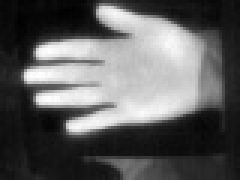
#> input picture stev_01.jpg, 80 x 60 px (shown 3 times larger)
$ jupyter execute Flir_Hack_HongKong.ipynb   (shell and % lines are left out)   (Python 2 division)
#> lines starting #> are read from the running program, lines starting #| are printed output that depends on the picture; after the words box and inside, x2 and y2 are one past the last pixel; in counts of white or black regions, pixels touching at a corner belong together; long printed decimals are rounded
[cell 1]
import numpy as np
import cv2
from matplotlib import pyplot as plt
import math
#http://stackoverflow.com/questions/11424002/how-to-detect-simple-geometric-shapes-using-opencv
#http://www.tmroyal.com/a-high-level-description-of-two-fingertip-tracking-techniques-k-curvature-and-convexity-defects.html

# Contour + Convex Hull

[cell 2]
filename='jef_right_01.jpg'
filename='stev_01.jpg'

ori = cv2.imread(filename)
#> ori is the input picture: shape (60, 80, 3); min 0, max 255, mean 93.8
img = cv2.imread(filename)
#gray = cv2.imread(filename,0)
gray = cv2.cvtColor(img, cv2.COLOR_BGR2GRAY)

#Detect
ret,thresh = cv2.threshold(gray,145,255, 1)
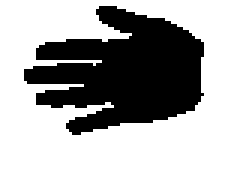
#> thresh: shape (60, 80) (shown 3 times larger); 67% white; 1 black region
contours,h = cv2.findContours(thresh,1,2)
#> contours = 2 contours; box (x1, y1, x2, y2) and area: (0, 0, 80, 60) 4661, (7, 1, 69, 46) 1728; h = [[1, -1, -1, -1], [-1, 0, -1, -1]]

found = False
for cnt in contours:
    approx = cv2.approxPolyDP(cnt,0.01*cv2.arcLength(cnt,True),True)
    #print len(approx)
    if len(approx)==5:
        print "pentagon"
        #cv2.drawContours(img,[cnt],0,255,-1)
    elif len(approx)==3:
        print "triangle"
        #cv2.drawContours(img,[cnt],0,(0,255,0),-1)
    elif len(approx)==4:
        print "square"
        #cv2.drawContours(img,[cnt],0,(0,0,255),-1)
    elif len(approx) == 9:
        print "half-circle"
        #cv2.drawContours(img,[cnt],0,(255,255,0),-1)
    elif len(approx) > 9:
        found = True
        print "circle"
        hull = cv2.convexHull(cnt)
        #ellipse = cv2.fitEllipse(cnt)
        #cv2.ellipse(img,ellipse,(0,255,0),1)
        cv2.drawContours(img,[cnt]    ,0,(200,0,0), 1)
        cv2.drawContours(img,[hull]   ,0,(0,0,255), 1)
        print "inner(contour)=", len(approx), " outer(hull)=", len(hull)
        #Centroid
        M = cv2.moments(cnt)
        cx = int(M['m10']/M['m00'])
        cy = int(M['m01']/M['m00'])
        print cx,cy
        cv2.circle(img, (cx,cy), 2, (20,200,20), 1)

        ###Calc dist between each point and centroid
        dist_map = {}
        for xy in cnt:
            x = xy[0][0]
            y = xy[0][1]
            dist = math.hypot(cx - x, cy - y)
            dist_map[dist] = xy

        ### Find the distinct nearest N points
        N=3
        anchors_map = {}
        for d in sorted(dist_map):
            if len(anchors_map) >= N:
                break
            x = dist_map[d][0][0]
            y = dist_map[d][0][1]

            #Only take this point if distance from previous anchors
            too_close = False
            for f in anchors_map:
                xPrev = anchors_map[f][0][0]
                yPrev = anchors_map[f][0][1]
                distPrev = math.hypot( xPrev - x, yPrev - y)
                if(distPrev <= 3):
                    too_close = True
                    break

            if(too_close):
                continue
            else:
                #If still looking for points, take this point
                if len(anchors_map) < N:
                    anchors_map[d] = dist_map[d]
        #Draw the anchor lines
        for d in anchors_map:
            closest_xy = (anchors_map[d][0][0],anchors_map[d][0][1])
            cv2.circle(img,closest_xy , 1, (20,200,20), 1)
            cv2.line(img, closest_xy , (cx,cy), (20,200,20), 1)
            #print closest_xy, d
        break
#> this loop made 1 pass
#> (found, cx, cy, N) on pass 1: (True, 40, 23, 3)
#| circle
#| inner(contour)= 17  outer(hull)= 20
#| 40 23
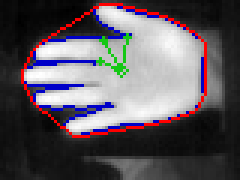
#> img: shape (60, 80, 3) (shown 3 times larger); 8.31% of pixels changed, all inside (x1, y1, x2, y2) = (7, 1, 69, 46)

####Check detection fail
if found is False:
    print "\n------\nOops... you are too cool!!!"

####Check detection fail
area_cnt = cv2.contourArea(cnt)
#> area_cnt = 1727.5
area_hull = cv2.contourArea(hull)
#> area_hull = 2008
print "area_cnt=",area_cnt , ' area_hull=', area_hull
#| area_cnt= 1727.5  area_hull= 2008.0

if (found is False) or (area_cnt < 900) or (area_hull > 3500):
    print "\n------\nOops... you are too cool!!!"
else:
    ### Preview
    fig = plt.figure()

    a=fig.add_subplot(1,3,1)
    plt.imshow(ori)
    a.set_title('original')

    a=fig.add_subplot(1,3,2)
    plt.imshow(gray)
    a.set_title('gray')

    a=fig.add_subplot(1,3,3)
    plt.imshow(img)
    a.set_title('contour+hull')

    #cv2.imshow('img',img)
    #cv2.waitKey(0)
    cv2.destroyAllWindows()
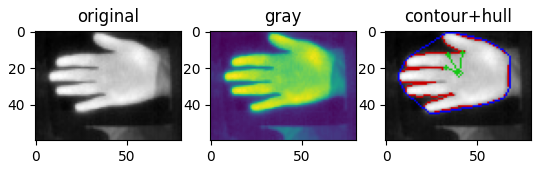
#> figure drawn by matplotlib, 3 panels; B, G, R data is drawn as R, G, B

# Find closest points

[cell 3]
###Calc dist between each point and centroid
dist_map = {}
for xy in cnt:
    x = xy[0][0]
    y = xy[0][1]
    dist = math.hypot(cx - x, cy - y)
    dist_map[dist] = xy
#> this loop made 116 passes
#> (x, y, dist) on passes 1 to 12: (33, 1, 23.09), (38, 1, 22.09), (39, 2, 21.02), (41, 2, 21.02), (42, 3, 20.1), (44, 3, 20.4), (45, 4, 19.65), (48, 4, 20.62), (49, 5, 20.12), (54, 5, 22.8), (55, 6, 22.67), (56, 6, 23.35)
#> after the loop, dist_map = 95 items

### Find the distinct nearest N points
N=4
anchors_map = {}
for d in sorted(dist_map)[:10]:
    if len(anchors_map) >= N:
        break
    x = dist_map[d][0][0]
    y = dist_map[d][0][1]

    #Only take this point if distance from previous anchors
    too_close = False
    for f in anchors_map:
        xPrev = anchors_map[f][0][0]
        yPrev = anchors_map[f][0][1]
        distPrev = math.hypot( xPrev - x, yPrev - y)
        if(distPrev <= 3):
            too_close = True
            break

    if(too_close):
        continue
    else:
        #If still looking for points, take this point
        if len(anchors_map) < N:
            anchors_map[d] = dist_map[d]
#> this loop made 10 passes
#> (d, x, y) on passes 1 to 9: (7.62, 33, 20), (8.54, 32, 20), (9.22, 31, 21), (10.44, 30, 20), (11.18, 42, 12), (11.66, 34, 13), (11.7, 36, 12), (12, 40, 11), (12.08, 35, 34)
#> d on pass 10: 12.37
#> after the loop, anchors_map = {7.62: [[33, 20]], 11.18: [[42, 12]], 11.66: [[34, 13]], 12.08: [[35, 34]]}

for d in anchors_map:
    closest_xy = (anchors_map[d][0][0],anchors_map[d][0][1])
    cv2.circle(img,closest_xy , 1, (20,200,20), 1)
    print closest_xy, d
#> this loop made 4 passes
#| (33, 20) 7.616
#| (42, 12) 11.180
#| (34, 13) 11.662
#| (35, 34) 12.083
#> img: shape (60, 80, 3); 0.08% of pixels changed, all inside (x1, y1, x2, y2) = (34, 33, 37, 36)
